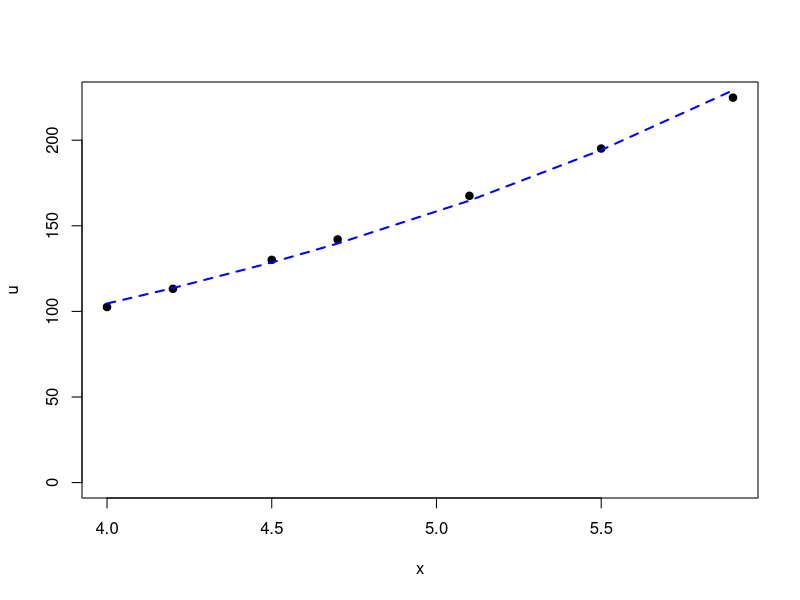

This figure's R source:
mco.exp <- function(x, w){
  xs = c()
  vm = c()
  for (i in 1:2){
    for (j in 1:2){
      vm <- append(vm,
                   sum(w * x^(j+i-2)))
    }
  }
  
  m = matrix(vm, nrow = 2)
  
  wus = c()
  for(k in 0:1){
    wui = w * log(u) * x^k
    wus <- append(wus, sum(wui))
  }
  
  R = solve(m) %*% wus
  a <- R[2]
  b <- exp(R[1])
  c(a,b)
}

x = c(4, 4.2, 4.5, 4.7, 5.1, 5.5, 5.9)
n_x = c(75,64,59,36,101,78,89)
w = n_x/mean(n_x)
u = c(102.56, 113.18, 130.11, 142.05, 167.53, 195.14, 224.87)

mco.exp(x,w)

v <- mco.exp(x,w)
a <- v[1]
b <- v[2]
g <- function(x){b * exp(a*x)}
uv = g(x)

plot(x,u, pch = 19, ylim = c(0,225))
lines(x, uv, lty = 2, col = 'blue', lwd = 2)
